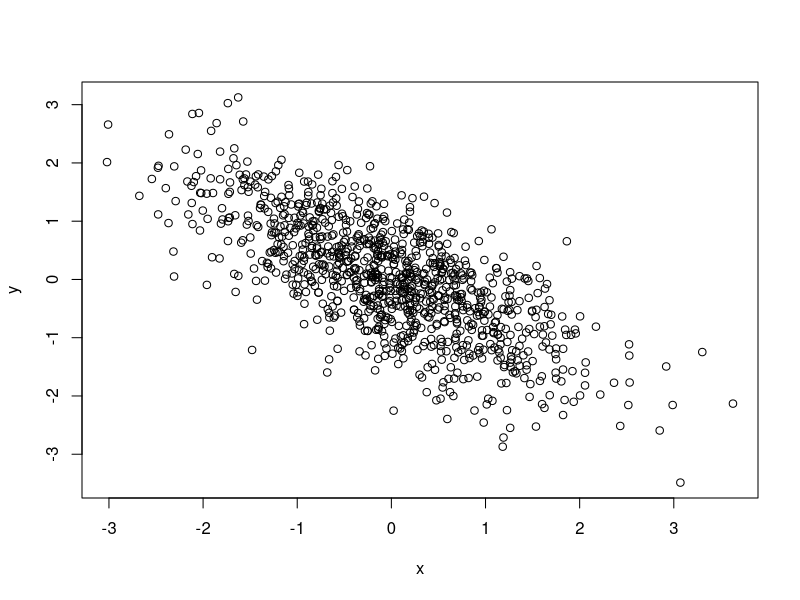
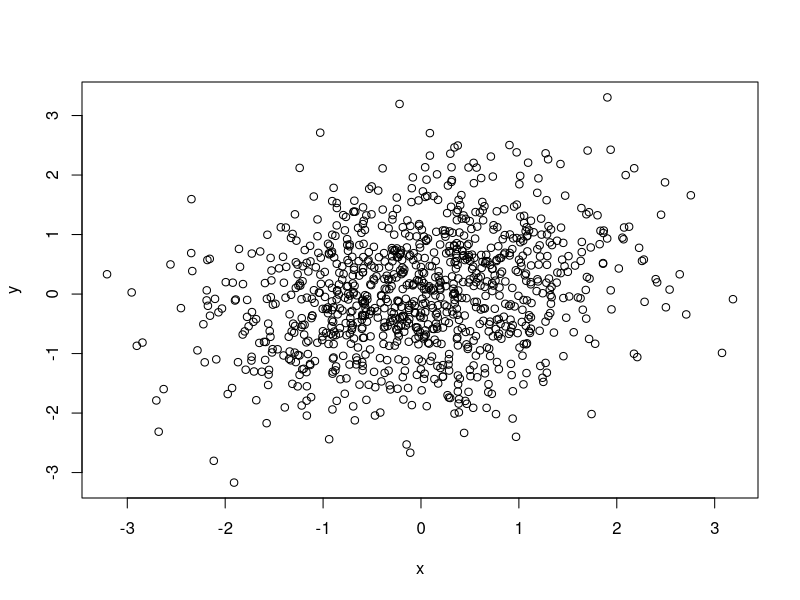
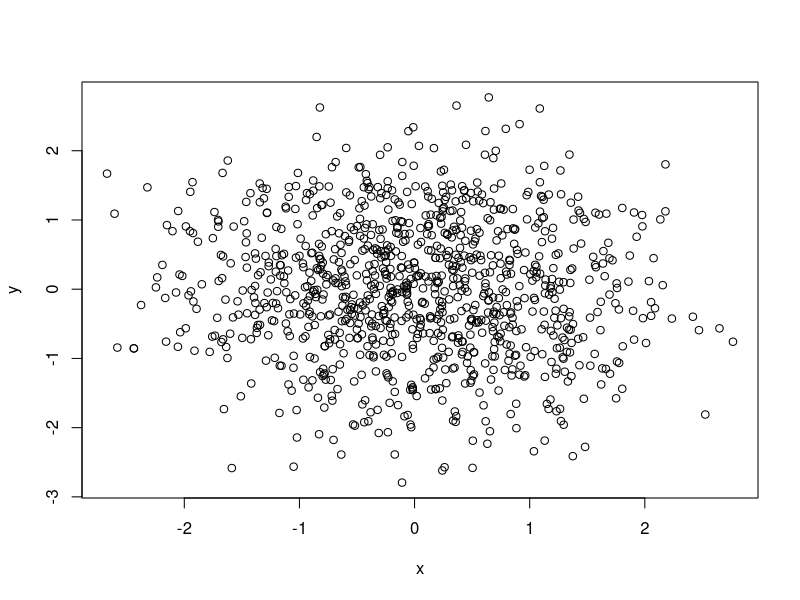

Source code (R) for these figures, in order:
## ---- chunk 1
my_bivrv = function(n){
  flips = replicate(n,sample(1:2,2,replace = TRUE))
  x = flips[1,]
  y = apply(flips,2,sum)
  return(cbind(x,y))
}
## ---- chunk 2
set.seed(401)
## ---- chunk 3
xy = my_bivrv(10)
head(xy)
## ---- chunk 4
cov(xy[,1], xy[,2])
## ---- chunk 5
set.seed(401)
sample_sizes = c(10,50,100,500,1000)
sample_covs = matrix(0,5,2)
i = 1
for(s in sample_sizes){
  xy = my_bivrv(s)
  cov_xy = cov(xy[,1],xy[,2])
  sample_covs[i,] = c(s,cov_xy)
  i = i+1
}
colnames(sample_covs) = c("sample size","sample covariance")
print(sample_covs)
## ---- chunk 6
library(mvtnorm)
data_ii = rmvnorm(1000, mean = c(0,0), sigma = matrix(c(1,-0.75,-0.75,1),nrow = 2))
plot(data_ii[,1],data_ii[,2],xlab = "x",ylab = "y")
## ---- chunk 7
library(mvtnorm)
data_ii = rmvnorm(1000, mean = c(0,0), sigma = matrix(c(1,0.2,0.2,1),nrow = 2))
plot(data_ii[,1],data_ii[,2],xlab = "x",ylab = "y")
## ---- chunk 8
library(mvtnorm)
data_ii = rmvnorm(1000, mean = c(0,0), sigma = matrix(c(1,0,0,1),nrow = 2))
plot(data_ii[,1],data_ii[,2],xlab = "x",ylab = "y")
